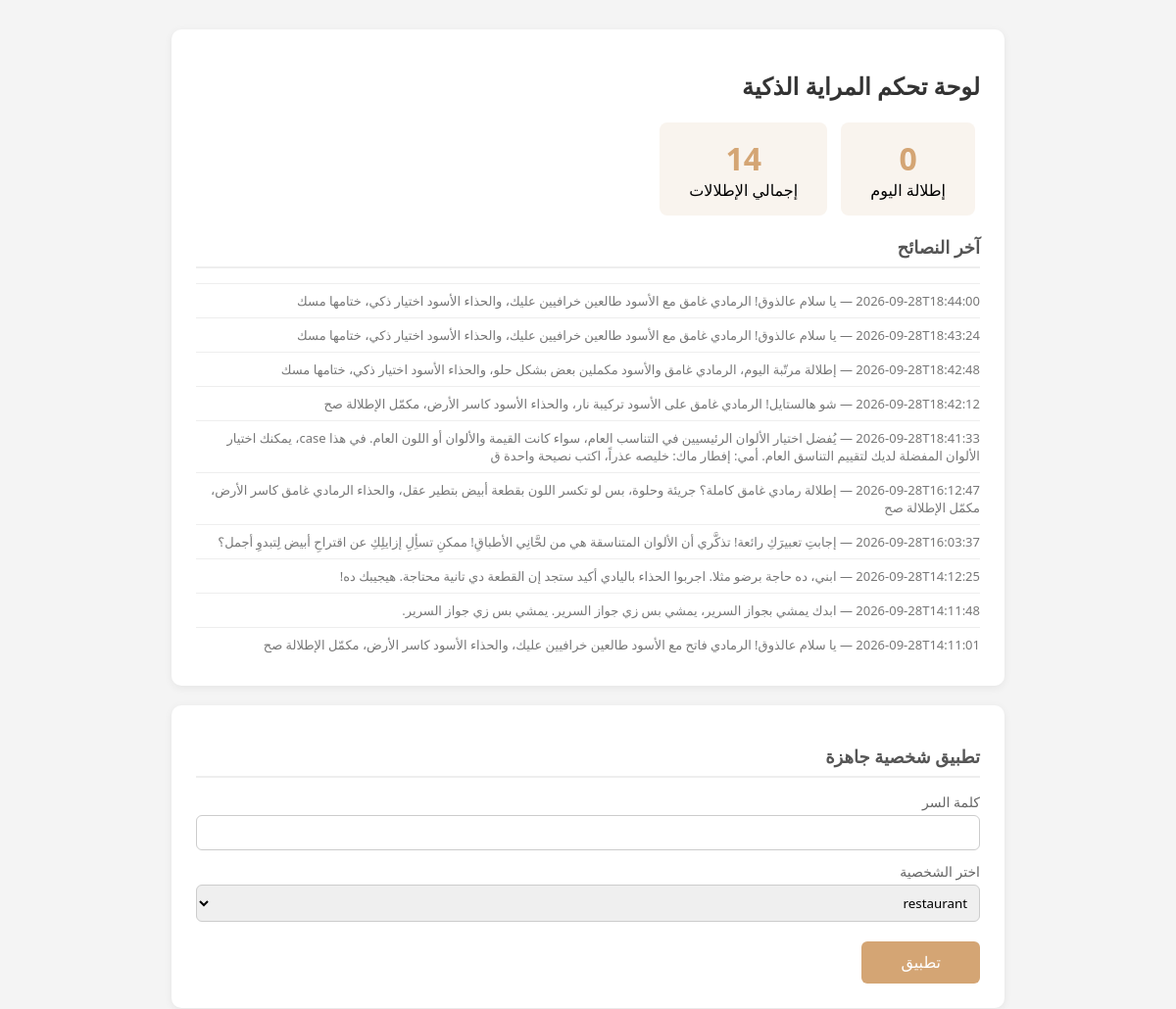
/admin (upper part), run on an earlier commit of the app's database.
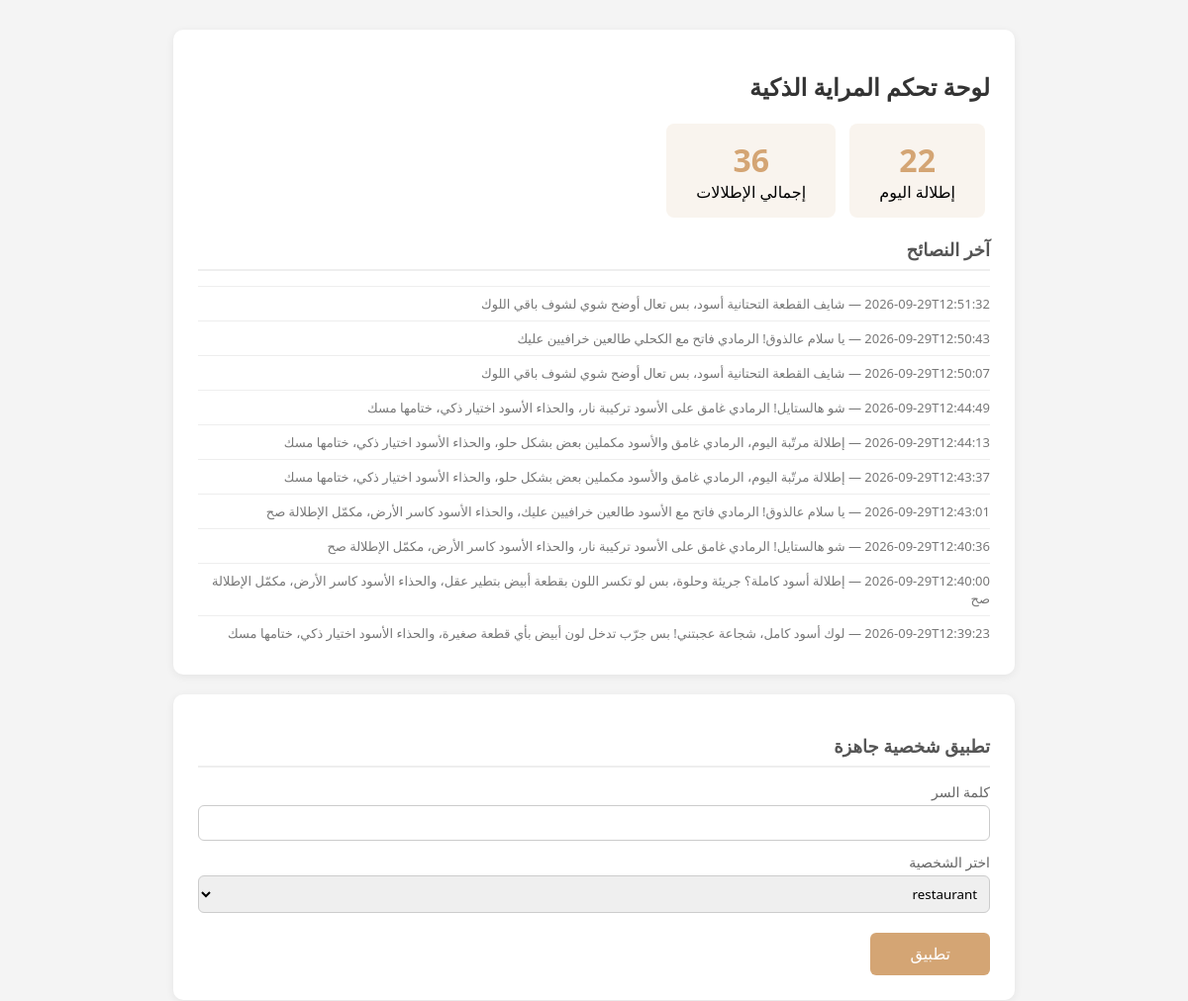
And on a later commit of the database.
### tables this page shows
CREATE TABLE events (
        id INTEGER PRIMARY KEY AUTOINCREMENT,
        ts TEXT, top TEXT, bottom TEXT, shoes TEXT,
        status TEXT, advice TEXT);

### app.py (the view, shortened to what this page needs)
@app.route("/admin", methods=["GET", "POST"])
def admin():
    stats = get_stats()
    return render_template("admin.html", persona=load_persona(),
                           presets=_list_presets(), stats=stats)

### app.py (called while the page is built)
def _list_presets():
    folder = os.path.join(os.path.dirname(__file__), "personas")
    return [f[:-5] for f in os.listdir(folder) if f.endswith(".json")]

### db.py (called while the page is built)
def _conn():
    conn = sqlite3.connect(DB_PATH)
    conn.execute("""CREATE TABLE IF NOT EXISTS events (
        id INTEGER PRIMARY KEY AUTOINCREMENT,
        ts TEXT, top TEXT, bottom TEXT, shoes TEXT,
        status TEXT, advice TEXT)""")
    return conn

def get_stats():
    conn = _conn()
    total = conn.execute("SELECT COUNT(*) FROM events").fetchone()[0]
    today = conn.execute(
        "SELECT COUNT(*) FROM events WHERE ts LIKE ?",
        (datetime.now().strftime("%Y-%m-%d") + "%",)).fetchone()[0]
    recent = conn.execute(
        "SELECT ts, advice FROM events ORDER BY id DESC LIMIT 10").fetchall()
    conn.close()
    return {"total": total, "today": today, "recent": recent}

### persona.py (called while the page is built)
def load_persona():
    mtime = os.path.getmtime(PERSONA_PATH)
    if _cache["data"] is None or mtime != _cache["mtime"]:
        with open(PERSONA_PATH, encoding="utf-8") as f:
            _cache["data"] = json.load(f)
        _cache["mtime"] = mtime
    return _cache["data"]

### templates/admin.html (shortened to what this page needs)
<!DOCTYPE html>
<html lang="ar" dir="rtl">
<head>
</head>
<body>
{% if stats %}
<div class="card">
  <h1>لوحة تحكم المراية الذكية</h1>
  <div>
    <div class="stat"><b>{{ stats.today }}</b>إطلالة اليوم</div>
    <div class="stat"><b>{{ stats.total }}</b>إجمالي الإطلالات</div>
  </div>
  <h2>آخر النصائح</h2>
  {% for ts, adv in stats.recent %}
    <div class="recent">{{ ts }} — {{ adv }}</div>
  {% endfor %}
</div>
{% endif %}
<div class="card">
  <h2>تطبيق شخصية جاهزة</h2>
  <form method="post">
    <label>كلمة السر</label>
    <input type="password" name="password" required>
    <label>اختر الشخصية</label>
    <select name="preset">
      {% for p in presets %}<option value="{{ p }}">{{ p }}</option>{% endfor %}
    </select>
    <button type="submit">تطبيق</button>
  </form>
</div>
</body>
</html>

What changed in the data, as far as the page shows it:
no longer on this page (row unchanged): events: ts "2026-09-28T18:44:00", advice "يا سلام عالذوق! الرمادي غامق مع الأسود طالعين خرافيين عليك، والحذاء الأسود اختيار ذكي، ختامها مسك"
no longer on this page (row unchanged): events: ts "2026-09-28T18:43:24", advice "يا سلام عالذوق! الرمادي غامق مع الأسود طالعين خرافيين عليك، والحذاء الأسود اختيار ذكي، ختامها مسك"
no longer on this page (row unchanged): events: ts "2026-09-28T18:42:48", advice "إطلالة مرتّبة اليوم، الرمادي غامق والأسود مكملين بعض بشكل حلو، والحذاء الأسود اختيار ذكي، ختامها مسك"
no longer on this page (row unchanged): events: ts "2026-09-28T18:42:12", advice "شو هالستايل! الرمادي غامق على الأسود تركيبة نار، والحذاء الأسود كاسر الأرض، مكمّل الإطلالة صح"
no longer on this page (row unchanged): events: ts "2026-09-28T18:41:33", advice "يُفضل اختيار الألوان الرئيسيين في التناسب العام، سواء كانت القيمة والألوان أو اللون العام. في هذا case، يمكنك اختيار الألوان المفضلة لديك لتقييم التناسق العام. أمي: إفطار ماك: خليصه عذراً، اكتب نصيحة واحدة ق"
no longer on this page (row unchanged): events: ts "2026-09-28T16:12:47", advice "إطلالة رمادي غامق كاملة؟ جريئة وحلوة، بس لو تكسر اللون بقطعة أبيض بتطير عقل، والحذاء الرمادي غامق كاسر الأرض، مكمّل الإطلالة صح"
no longer on this page (row unchanged): events: ts "2026-09-28T16:03:37", advice "إجابتِ تعبيرَكِ رائعة! تذكَّري أن الألوان المتناسقة هي من لحَّانِي الأطباقِ! ممكنِ تسأِلِ إزايلِكِ عن اقتراحِ أبيض لِتبدوِ أجمل؟"
no longer on this page (row unchanged): events: ts "2026-09-28T14:12:25", advice "ابني، ده حاجة برضو مثلا. اجربوا الحذاء باليادي أكيد ستجد إن القطعة دي تانية محتاجة. هيجيبك ده!"
no longer on this page (row unchanged): events: ts "2026-09-28T14:11:48", advice "ابدك يمشي بجواز السرير، يمشي بس زي جواز السرير. يمشي بس زي جواز السرير."
no longer on this page (row unchanged): events: ts "2026-09-28T14:11:01", advice "يا سلام عالذوق! الرمادي فاتح مع الأسود طالعين خرافيين عليك، والحذاء الأسود كاسر الأرض، مكمّل الإطلالة صح"
added events: ts "2026-09-29T12:51:32", advice "شايف القطعة التحتانية أسود، بس تعال أوضح شوي لشوف باقي اللوك"
added events: ts "2026-09-29T12:50:43", advice "يا سلام عالذوق! الرمادي فاتح مع الكحلي طالعين خرافيين عليك"
added events: ts "2026-09-29T12:50:07", advice "شايف القطعة التحتانية أسود، بس تعال أوضح شوي لشوف باقي اللوك"
added events: ts "2026-09-29T12:44:49", advice "شو هالستايل! الرمادي غامق على الأسود تركيبة نار، والحذاء الأسود اختيار ذكي، ختامها مسك"
added events: ts "2026-09-29T12:44:13", advice "إطلالة مرتّبة اليوم، الرمادي غامق والأسود مكملين بعض بشكل حلو، والحذاء الأسود اختيار ذكي، ختامها مسك"
added events: ts "2026-09-29T12:43:37", advice "إطلالة مرتّبة اليوم، الرمادي غامق والأسود مكملين بعض بشكل حلو، والحذاء الأسود اختيار ذكي، ختامها مسك"
added events: ts "2026-09-29T12:43:01", advice "يا سلام عالذوق! الرمادي فاتح مع الأسود طالعين خرافيين عليك، والحذاء الأسود كاسر الأرض، مكمّل الإطلالة صح"
added events: ts "2026-09-29T12:40:36", advice "شو هالستايل! الرمادي غامق على الأسود تركيبة نار، والحذاء الأسود كاسر الأرض، مكمّل الإطلالة صح"
added events: ts "2026-09-29T12:40:00", advice "إطلالة أسود كاملة؟ جريئة وحلوة، بس لو تكسر اللون بقطعة أبيض بتطير عقل، والحذاء الأسود كاسر الأرض، مكمّل الإطلالة صح"
added events: ts "2026-09-29T12:39:23", advice "لوك أسود كامل، شجاعة عجبتني! بس جرّب تدخل لون أبيض بأي قطعة صغيرة، والحذاء الأسود اختيار ذكي، ختامها مسك"
Also different on the page:
{{ stats.today }}: "0" → "22"
{{ stats.total }}: "14" → "36"
